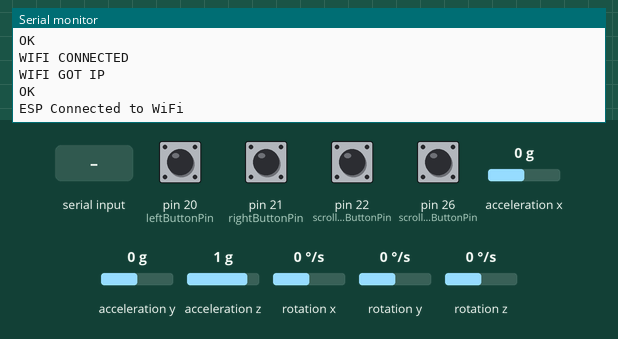
The sketch below on a simulated Arduino Mega 2560, built with avr-gcc and run on an emulated ATmega2560. On the bench: the last lines printed to the serial monitor. The inputs (shaded band) are chosen by the test bench; at power-on: pin 20 (leftButtonPin), pin 21 (rightButtonPin), pin 22 (scrollUpButtonPin), pin 26 (scrollDownButtonPin) HIGH, acceleration x 0 g, acceleration y 0 g, acceleration z 1 g, rotation x 0 °/s, rotation y 0 °/s, rotation z 0 °/s. The modem accepts every AT command (registered, SIM ready, sends succeed) and sends nothing else.

Above: at 10.2 s.
10.3 s: "1" received over the second serial link
At 12.3 s:
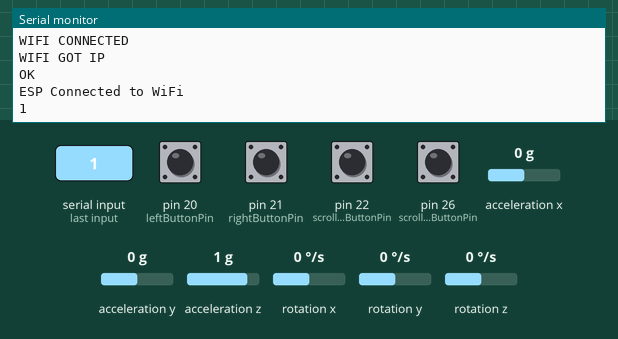
14.5 s: acceleration x set to -1.4 g
At 17.2 s:
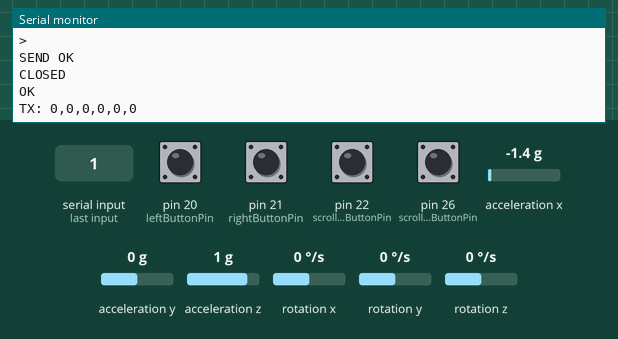
17.5 s: "0" received over the second serial link
At 18.5 s:
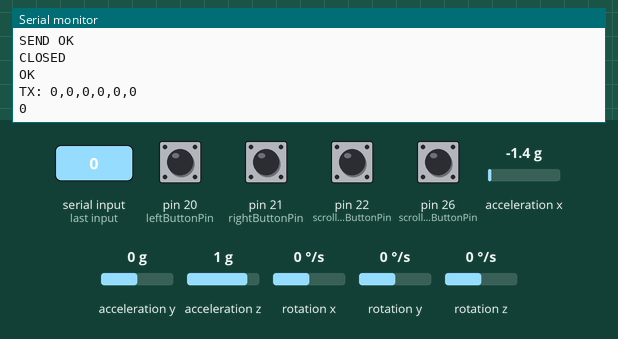

The sketch:

AirMouse.ino
```cpp
#include <Wire.h>
#include <MPU6050_tockn.h>
MPU6050 mpu6050(Wire);

// Button pins
const int leftButtonPin = 20;
const int rightButtonPin = 21;
const int scrollUpButtonPin = 22;
const int scrollDownButtonPin = 26;
unsigned long lastLeftClickTime = 0;

// WiFi (ESP-01 AT commands)
String ssid = "YOUR_WIFI_NAME";
String password = "YOUR_WIFI_PASSWORD";
void setup() {
 Serial.begin(115200);    // Debug
 Serial1.begin(9600);    // HC-05
 Serial2.begin(115200); // ESP-01

 Wire.begin();

 pinMode(leftButtonPin, INPUT_PULLUP);
 pinMode(rightButtonPin, INPUT_PULLUP);
 pinMode(scrollUpButtonPin, INPUT_PULLUP);
 pinMode(scrollDownButtonPin, INPUT_PULLUP);

 mpu6050.begin();
 mpu6050.calcGyroOffsets(true);
 Serial.println("Air Mouse Ready...");

 // ESP8266 Setup
 sendESP("AT");
 sendESP("AT+CWMODE=1"); // Station mode
 String cmd = "AT+CWJAP=\"" + ssid + "\",\"" + password + "\"";
 sendESP(cmd);
 Serial.println("ESP Connected to WiFi");
}

void loop() {
 mpu6050.update();

 float angleX = mpu6050.getAngleX();
 float angleY = mpu6050.getAngleY();

 int mouseX = map(angleY, -90, 90, -20, 20);
 int mouseY = map(angleX, 90, -90, 20, -20);
 int leftClick = 0;
 int rightClick = 0;
 int scrollUp = 0;
 int scrollDown = 0;

 if (digitalRead(leftButtonPin) == LOW && (millis() - lastLeftClickTime > 100)) {
  leftClick = 1;
  lastLeftClickTime = millis();
 }

 if (digitalRead(rightButtonPin) == LOW) rightClick = 1;

 if (digitalRead(scrollUpButtonPin) == LOW) scrollUp = 1;

 if (digitalRead(scrollDownButtonPin) == LOW) scrollDown = 1;

 // Create data string
 String data = String(mouseX) + "," + String(mouseY) + "," +
              String(leftClick) + "," + String(rightClick) + "," +
              String(scrollUp) + "," + String(scrollDown);

 //   🔵 Send via HC-05 (Bluetooth)
 Serial1.println(data);

 //   🌐 Send via ESP-01 (WiFi)
 sendToWiFi(data);

 // Debug
 Serial.println("TX: " + data);
 delay(20);
}

// Function to send AT commands
void sendESP(String cmd) {
 Serial2.println(cmd);
 delay(2000);

 while (Serial2.available()) {
  Serial.write(Serial2.read());
 }
}

// Send data over WiFi (TCP example)

void sendToWiFi(String data) {
 String cmd = "AT+CIPSTART=\"TCP\",\"192.168.1.100\",5000";
 sendESP(cmd);
 cmd = "AT+CIPSEND=" + String(data.length());
 sendESP(cmd);
 Serial2.print(data);
 delay(1000);
 sendESP("AT+CIPCLOSE");

}
```

Measured:
- after the input at 10.3 s, the serial monitor: prints a new line after 0.71 s (image 1)
- after the input at 17.5 s, the serial monitor: prints a new line after 0.53 s (image 3)
